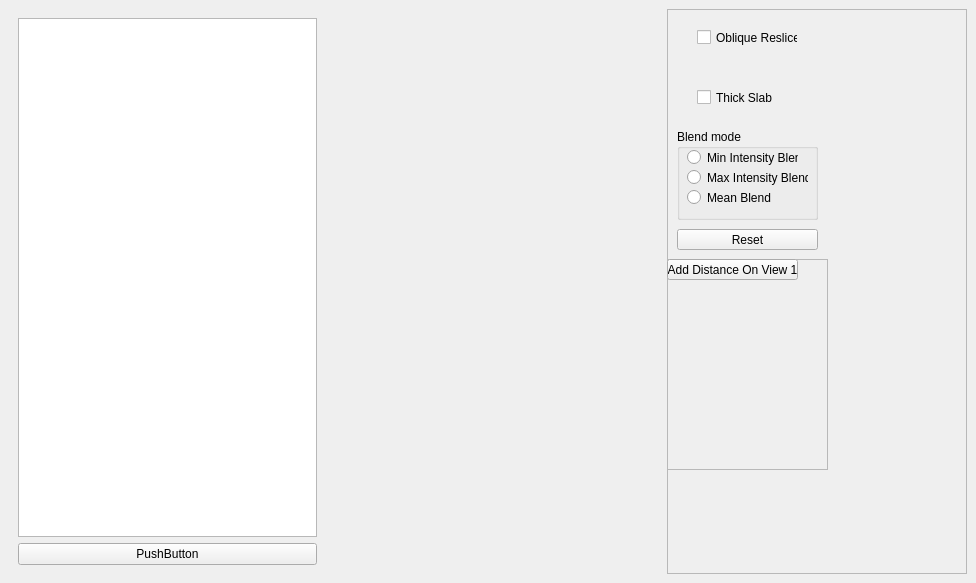
<?xml version="1.0" encoding="UTF-8"?>
<ui version="4.0">
 <class>QtVTKRenderWindows</class>
 <widget class="QMainWindow" name="QtVTKRenderWindows">
  <property name="geometry">
   <rect>
    <x>0</x>
    <y>0</y>
    <width>976</width>
    <height>583</height>
   </rect>
  </property>
  <property name="windowTitle">
   <string>QtVTKRenderWindows</string>
  </property>
  <property name="windowIcon">
   <iconset>
    <normaloff>:/Icons/help.png</normaloff>:/Icons/help.png</iconset>
  </property>
  <property name="iconSize">
   <size>
    <width>22</width>
    <height>22</height>
   </size>
  </property>
  <widget class="QWidget" name="centralwidget">
   <layout class="QHBoxLayout" name="horizontalLayout">
    <item>
     <widget class="QFrame" name="">
      <layout class="QVBoxLayout" name="verticalLayout">
       <item>
        <widget class="QTreeView" name="treeView">
         <property name="sizePolicy">
          <sizepolicy hsizetype="Maximum" vsizetype="Expanding">
           <horstretch>0</horstretch>
           <verstretch>0</verstretch>
          </sizepolicy>
         </property>
         <property name="minimumSize">
          <size>
           <width>200</width>
           <height>0</height>
          </size>
         </property>
         <property name="maximumSize">
          <size>
           <width>300</width>
           <height>16777215</height>
          </size>
         </property>
        </widget>
       </item>
       <item>
        <widget class="QPushButton" name="pushButton">
         <property name="text">
          <string>PushButton</string>
         </property>
        </widget>
       </item>
      </layout>
     </widget>
    </item>
    <item>
     <layout class="QGridLayout" name="gridLayout_2">
      <item row="1" column="0">
       <widget class="QVTKWidget" name="view2" native="true"/>
      </item>
      <item row="0" column="1">
       <widget class="QVTKWidget" name="view4" native="true"/>
      </item>
      <item row="1" column="1">
       <widget class="QVTKWidget" name="view3" native="true"/>
      </item>
      <item row="0" column="0">
       <widget class="QVTKWidget" name="view1" native="true"/>
      </item>
     </layout>
    </item>
    <item>
     <spacer name="horizontalSpacer">
      <property name="orientation">
       <enum>Qt::Horizontal</enum>
      </property>
      <property name="sizeType">
       <enum>QSizePolicy::Maximum</enum>
      </property>
      <property name="sizeHint" stdset="0">
       <size>
        <width>13</width>
        <height>17</height>
       </size>
      </property>
     </spacer>
    </item>
    <item>
     <widget class="QFrame" name="frame">
      <property name="sizePolicy">
       <sizepolicy hsizetype="Maximum" vsizetype="Preferred">
        <horstretch>0</horstretch>
        <verstretch>0</verstretch>
       </sizepolicy>
      </property>
      <property name="minimumSize">
       <size>
        <width>200</width>
        <height>0</height>
       </size>
      </property>
      <property name="maximumSize">
       <size>
        <width>300</width>
        <height>16777215</height>
       </size>
      </property>
      <property name="frameShape">
       <enum>QFrame::StyledPanel</enum>
      </property>
      <property name="frameShadow">
       <enum>QFrame::Raised</enum>
      </property>
      <widget class="QCheckBox" name="resliceModeCheckBox">
       <property name="geometry">
        <rect>
         <x>30</x>
         <y>20</y>
         <width>101</width>
         <height>17</height>
        </rect>
       </property>
       <property name="text">
        <string>Oblique Reslice</string>
       </property>
      </widget>
      <widget class="QCheckBox" name="thickModeCheckBox">
       <property name="geometry">
        <rect>
         <x>30</x>
         <y>80</y>
         <width>101</width>
         <height>17</height>
        </rect>
       </property>
       <property name="text">
        <string>Thick Slab</string>
       </property>
      </widget>
      <widget class="QGroupBox" name="blendModeGroupBox">
       <property name="geometry">
        <rect>
         <x>10</x>
         <y>120</y>
         <width>141</width>
         <height>91</height>
        </rect>
       </property>
       <property name="title">
        <string>Blend mode</string>
       </property>
       <widget class="QRadioButton" name="radioButton_Min">
        <property name="geometry">
         <rect>
          <x>10</x>
          <y>20</y>
          <width>111</width>
          <height>17</height>
         </rect>
        </property>
        <property name="text">
         <string>Min Intensity Blend</string>
        </property>
       </widget>
       <widget class="QRadioButton" name="radioButton_Max">
        <property name="geometry">
         <rect>
          <x>10</x>
          <y>40</y>
          <width>121</width>
          <height>17</height>
         </rect>
        </property>
        <property name="text">
         <string>Max Intensity Blend</string>
        </property>
       </widget>
       <widget class="QRadioButton" name="radioButton_Mean">
        <property name="geometry">
         <rect>
          <x>10</x>
          <y>60</y>
          <width>111</width>
          <height>17</height>
         </rect>
        </property>
        <property name="text">
         <string>Mean Blend</string>
        </property>
       </widget>
      </widget>
      <widget class="QPushButton" name="resetButton">
       <property name="geometry">
        <rect>
         <x>10</x>
         <y>220</y>
         <width>141</width>
         <height>21</height>
        </rect>
       </property>
       <property name="text">
        <string>Reset</string>
       </property>
       <property name="icon">
        <iconset resource="RDTPIcons.qrc">
         <normaloff>:/common/data/icons/open.png</normaloff>:/common/data/icons/open.png</iconset>
       </property>
      </widget>
      <widget class="QFrame" name="frame_2">
       <property name="geometry">
        <rect>
         <x>0</x>
         <y>250</y>
         <width>161</width>
         <height>211</height>
        </rect>
       </property>
       <property name="frameShape">
        <enum>QFrame::StyledPanel</enum>
       </property>
       <property name="frameShadow">
        <enum>QFrame::Raised</enum>
       </property>
       <widget class="QPushButton" name="AddDistance1Button">
        <property name="geometry">
         <rect>
          <x>0</x>
          <y>0</y>
          <width>131</width>
          <height>21</height>
         </rect>
        </property>
        <property name="text">
         <string>Add Distance On View 1</string>
        </property>
       </widget>
      </widget>
     </widget>
    </item>
   </layout>
  </widget>
  <action name="actionOpenFile">
   <property name="enabled">
    <bool>true</bool>
   </property>
   <property name="icon">
    <iconset>
     <normaloff>:/Icons/fileopen.png</normaloff>:/Icons/fileopen.png</iconset>
   </property>
   <property name="text">
    <string>Open File...</string>
   </property>
  </action>
  <action name="actionExit">
   <property name="icon">
    <iconset>
     <normaloff/>
    </iconset>
   </property>
   <property name="text">
    <string>Exit</string>
   </property>
  </action>
  <action name="actionPrint">
   <property name="icon">
    <iconset>
     <normaloff>:/Icons/print.png</normaloff>:/Icons/print.png</iconset>
   </property>
   <property name="text">
    <string>Print</string>
   </property>
  </action>
  <action name="actionHelp">
   <property name="icon">
    <iconset>
     <normaloff>:/Icons/help.png</normaloff>:/Icons/help.png</iconset>
   </property>
   <property name="text">
    <string>Help</string>
   </property>
  </action>
  <action name="actionSave">
   <property name="icon">
    <iconset>
     <normaloff>:/Icons/filesave.png</normaloff>:/Icons/filesave.png</iconset>
   </property>
   <property name="text">
    <string>Save</string>
   </property>
  </action>
 </widget>
 <customwidgets>
  <customwidget>
   <class>QVTKWidget</class>
   <extends>QWidget</extends>
   <header>QVTKWidget.h</header>
  </customwidget>
 </customwidgets>
 <resources>
  <include location="RDTPIcons.qrc"/>
 </resources>
 <connections/>
</ui>
